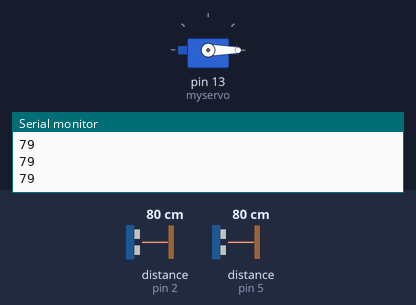
Recording of a sketch running on a simulated Arduino Uno, built with avr-gcc and run on an emulated ATmega328P. On the bench: servo, the last lines printed to the serial monitor. Inputs (shaded band) come from the test bench; at power-on: distance to the obstacle (sensors on pin 5, pin 2) 80 cm. The echo pulse lasts 58.3 µs per cm.

Above: at 1.8 s.
1.9 s: distance to the obstacle (sensor on pin 5) set to 25 cm
3.4 s: distance to the obstacle (sensor on pin 5) set to 20 cm
At 5.2 s:
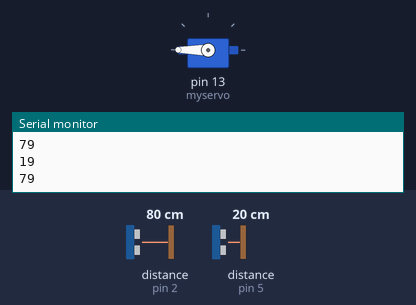
5.5 s: distance to the obstacle (sensor on pin 5) set to 35 cm
At 7.2 s:
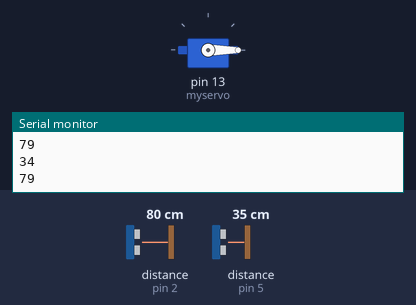
7.5 s: distance to the obstacle (sensor on pin 5) set to 2 cm
At 9.4 s:
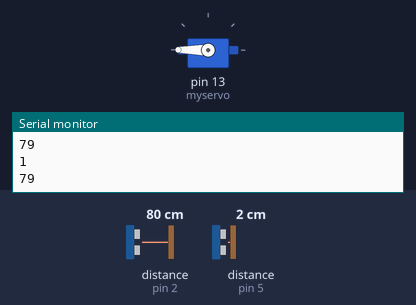
Timing chart, 0 to 10.5 s (numbered marks = the images above; inputs shaded):
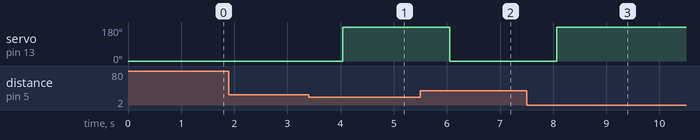

Measured:
- the behaviour switches between 22 and 21 cm on distance to the obstacle (sensor on pin 5) (found by bisection; images 0 and 1)
- after the input at 3.4 s, servo on pin 13 (myservo): 0° → 180° after 0.64 s
- after the input at 5.5 s, servo on pin 13 (myservo): 180° → 0° after 0.56 s
- after the input at 7.5 s, servo on pin 13 (myservo): 0° → 180° after 0.57 s

The sketch:

dust_bin.ino
```cpp
#include <Servo.h>

Servo myservo;
//int pos;
void setup() {
  // put your setup code here, to run once:
  pinMode(16, OUTPUT);
  pinMode(5, INPUT);
  pinMode(4, OUTPUT);
  pinMode(2, INPUT);
  myservo.attach(13);
  myservo.write(0);
  Serial.begin(9600);

}

void loop() {
  // put your main code here, to run repeatedly:
  digitalWrite(16, LOW);
  delayMicroseconds(2);
  digitalWrite(16, HIGH);
  delayMicroseconds(10);
  digitalWrite(16, LOW);

  long T1 = pulseIn(5, HIGH);
  long dis1 = 0.01715 * T1;
  digitalWrite(4, LOW);
  delayMicroseconds(2);
  digitalWrite(4, HIGH);
  delayMicroseconds(10);
  digitalWrite(4, LOW);

  long T2 = pulseIn(2, HIGH);
  long dis2 = 0.01715 * T2;
  if(dis1 > 20){
      myservo.write(0);
  }else{
      myservo.write(180);
  }

  Serial.println(dis1);
  Serial.println(dis2);
  delay(1000);
}
```
